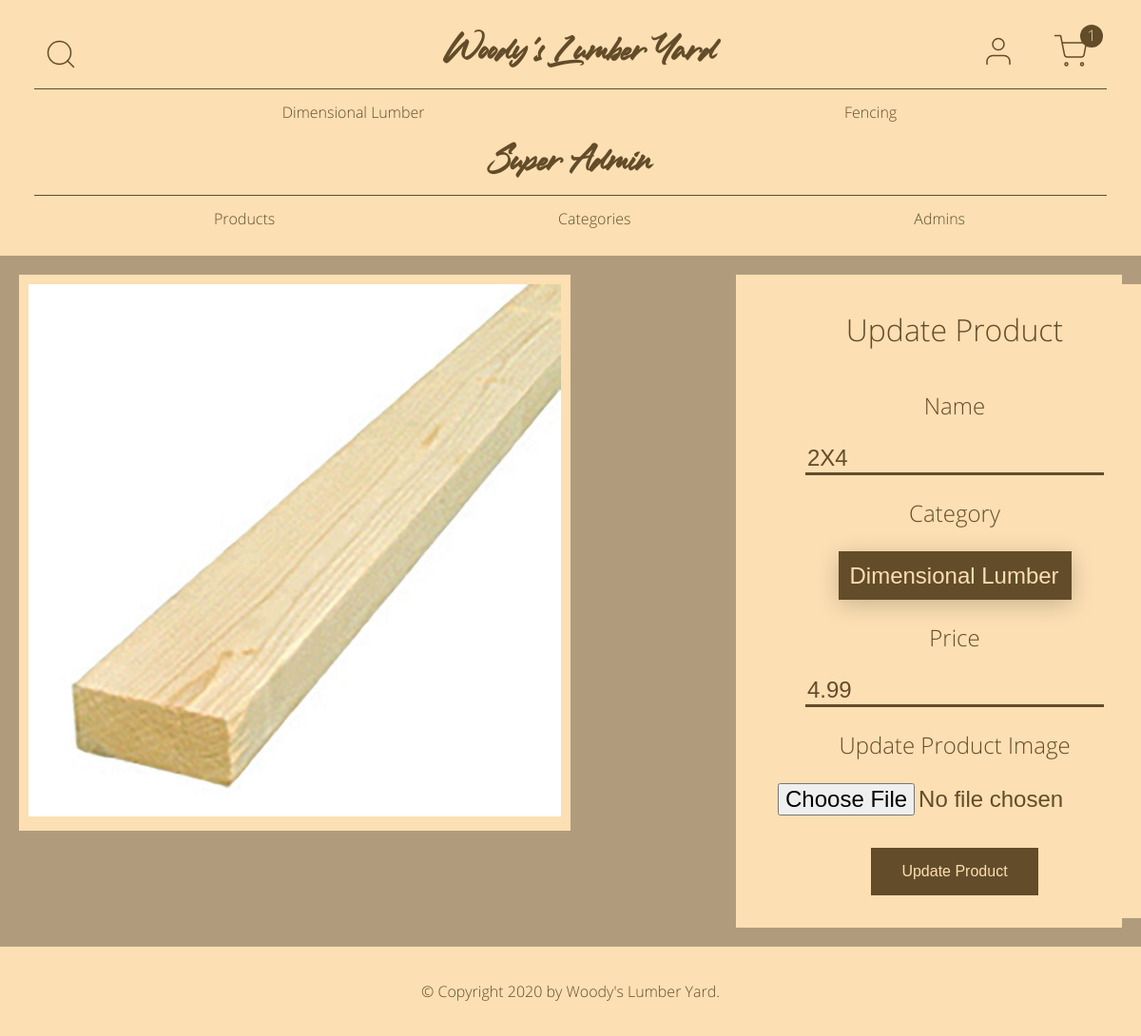
The page /admin/1/update (signed in) on the database as committed earlier.
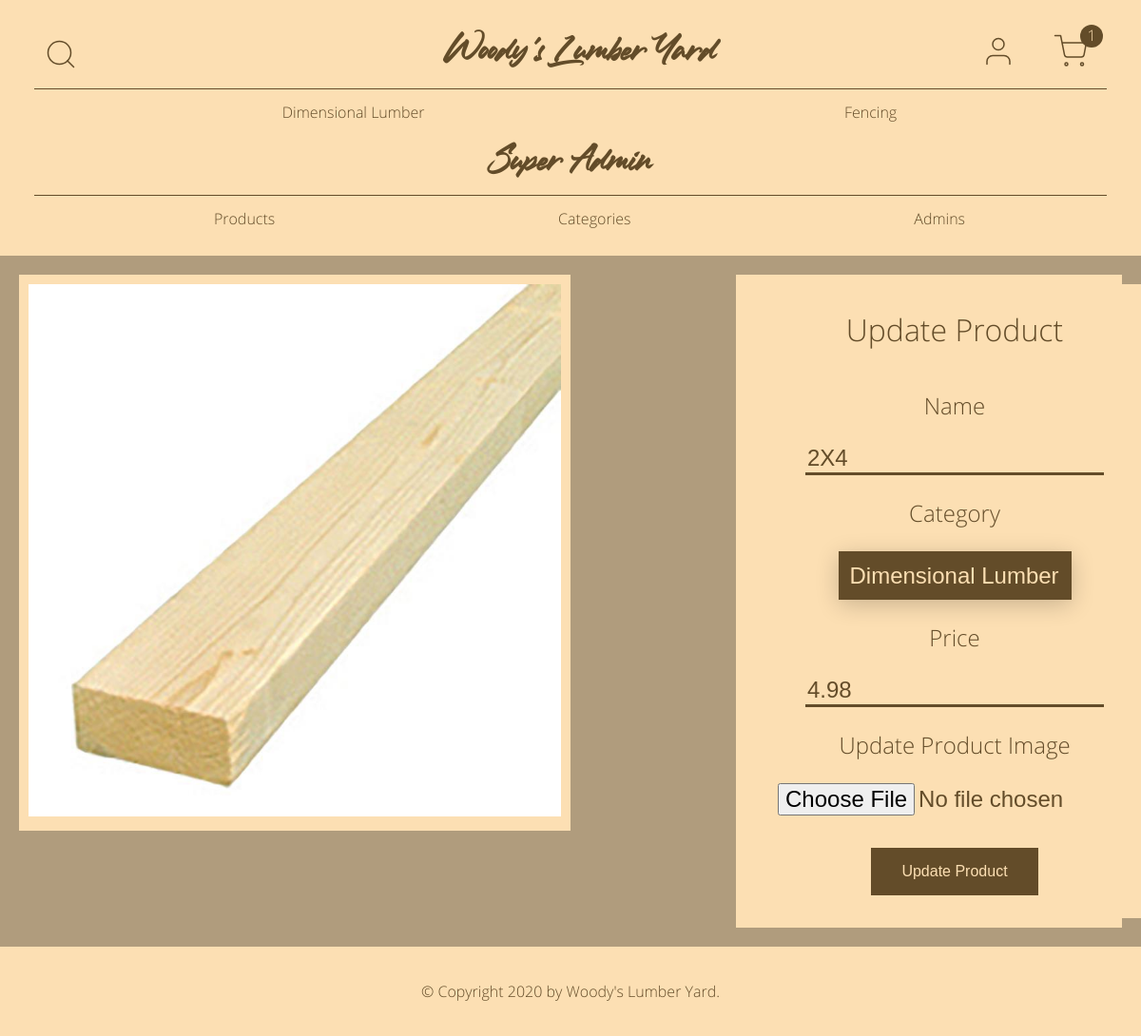
The same page on the database as committed later.
### online_store/models.py (models this page shows, shortened)
class Product(db.Model):
    id = db.Column(db.Integer, primary_key=True)
    name = db.Column(db.String(100), nullable=False)
    category_id = db.Column(db.Integer, db.ForeignKey("category.id"))
    price = db.Column(db.Float, nullable=False)
    image = db.Column(db.String(40), nullable=False)
    date_created = db.Column(db.DateTime, default=datetime.utcnow)
    created_by_id = db.Column(db.Integer, db.ForeignKey("user.id"))

### online_store/admin/routes.py (the view, shortened to what this page needs)
@admin.route("/admin/<int:product_id>/update", methods=["GET", "POST"])
@login_required
@admin_required
def update_product(product_id):
    categories = Category.query.all()
    product = Product.query.get_or_404(product_id)
    form = UpdateProductForm()
    form.name.data = product.name
    form.category.data = product.category
    form.price.data = product.price
    context = {
        "title": "Update Product",
        "product": product,
        "categories": categories,
        "form": form,
    }
    return render_template("admin/update_product.html", **context)

### online_store/admin/forms.py
class UpdateProductForm(FlaskForm):
    name = StringField(
        "Name", validators=[DataRequired(), Length(min=2, max=100)]
    )
    category = QuerySelectField(
        "Category",
        query_factory=lambda: Category.query,
        allow_blank=False,
        validators=[DataRequired()],
    )
    price = DecimalField("Price", validators=[DataRequired()])
    image = FileField(
        "Update Product Image", validators=[FileAllowed(["jpg", "png"])]
    )
    submit = SubmitField("Update Product")

### online_store/admin/utils.py (called while the page is built)
def admin_required(func):
    @wraps(func)
    def wrapper(*args, **kwargs):
        if current_user.is_admin:
            return func(*args, **kwargs)
        else:
            return login_manager.unauthorized()
    return wrapper

### online_store/models.py (called while the page is built)
@login_manager.user_loader
def load_user(user_id):
    return User.query.get(int(user_id))

    def __str__(self):
        return self.name

### online_store/templates/admin/update_product.html (shortened to what this page needs)
{% extends "admin/base.html" %}
{% block content %}
<div class="product-detail">
  <div class="product-detail-image">
    <img src="{{ url_for('static', filename='product-images/' + product.image) }}" alt="{{ product.name }}">
  </div>
  <div class="product-detail-text">
    <form class="full-form" method="POST" enctype="multipart/form-data">
      <fieldset>
        <legend>{{ title }}</legend>
        {{ form.name.label }}
        {% if form.name.errors %}
          {{ form.name(class="is-invalid") }}
          <div class="invalid-feedback">
            {% for error in form.name.errors %}
              {{ error }}
            {% endfor %}
          </div>
        {% else %}
          {{ form.name }}
        {% endif %}
        {{ form.category.label }}
        {% if form.category.errors %}
          {{ form.category(class="is-invalid") }}
          <div class="invalid-feedback">
            {% for error in form.category.errors %}
              {{ error }}
            {% endfor %}
          </div>
        {% else %}
          {{ form.category }}
        {% endif %}
        {{ form.price.label }}
        {% if form.price.errors %}
          {{ form.price(class="is-invalid") }}
          <div class="invalid-feedback">
            {% for error in form.price.errors %}
              {{ error }}
            {% endfor %}
          </div>
        {% else %}
          {{ form.price }}
        {% endif %}
        {{ form.image.label }}
        {{ form.image }}
      </fieldset>
      <div>
        {{ form.submit }}
      </div>
    </form>
  </div>
</div>
{% endblock %}

Rows that differ between the two databases and show on the page:
changed Product "Dimensional Lumber": price "4.99" → "4.98"
